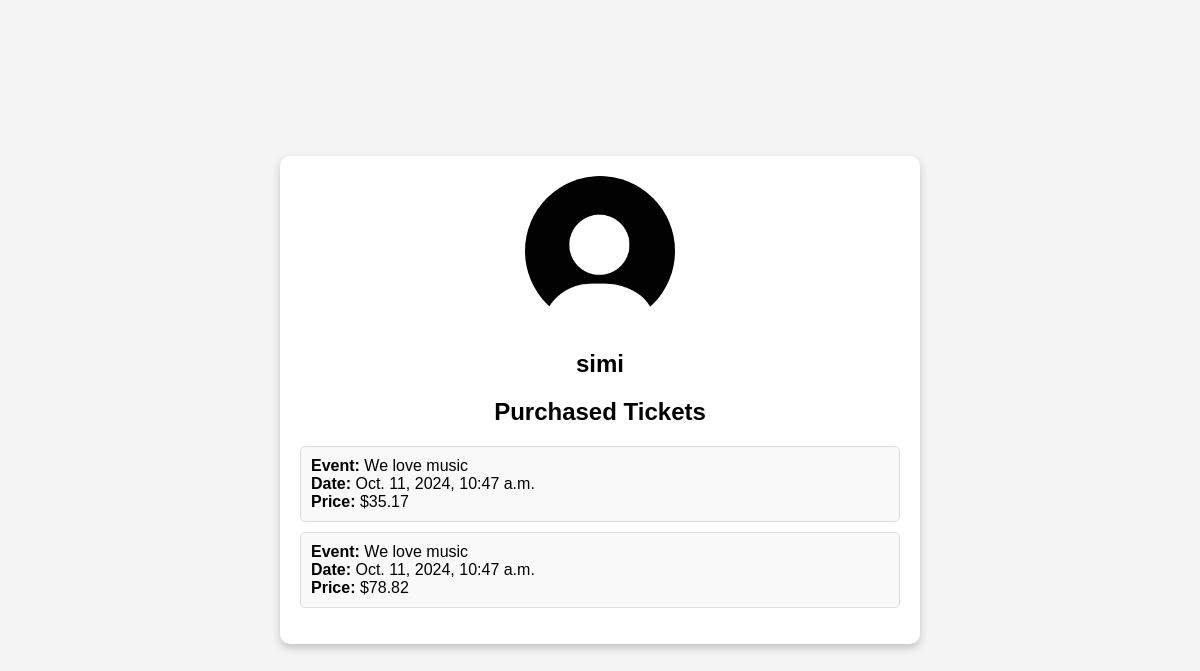
/profile/ (signed in), run on the app's committed database.
### page/models.py (models this page shows)
class Ticket(models.Model):
    event = models.ForeignKey(Event, on_delete=models.CASCADE)
    user = models.ForeignKey(User, on_delete=models.CASCADE)
    quantity = models.IntegerField()
    total_price = models.FloatField()
    card_number = models.CharField(max_length=16, default='0000000000000000')
    expiration_date = models.CharField(max_length=5, default='00/00') # Format: MM/YY
    cvv = models.CharField(max_length=4, default='0000')

class Event(models.Model):
    name = models.CharField(max_length=255)
    img_url = models.CharField(max_length=255)
    category = models.CharField(max_length=100)
    description = models.TextField()
    start_date = models.DateTimeField()
    end_date = models.DateTimeField()

### page/views.py (the view)
# urls.py: path('profile/', user_profile, name='user-profile'),
def user_profile(request):
    if request.user.is_authenticated:
        tickets = Ticket.objects.filter(user=request.user)
        return render(request, 'user_profile.html', {'tickets': tickets})

### templates/user_profile.html (shortened to what this page needs)
{% load static %}
<!DOCTYPE html>
<html lang="en">
<head>
</head>
<body>
    <div class="profile-container">
        <div class="profile-image"></div>
        <div class="username">{{ user.username }}</div>
        <h2>Purchased Tickets</h2>
        <ul class="ticket-list">
            {% if tickets %}
                {% for ticket in tickets %}
                    <li class="ticket-item">
                        <strong>Event:</strong> {{ ticket.event.name }}<br>
                        <strong>Date:</strong> {{ ticket.event.start_date }}<br>
                        <strong>Price:</strong> ${{ ticket.total_price }}
                    </li>
                {% endfor %}
            {% else %}
                <p>You haven't purchased any tickets yet.</p>
            {% endif %}
        </ul>
    </div>
</body>
</html>

### templates/user_profile.html (style rules this page uses)
body { font-family: Arial, sans-serif; background-color: #f4f4f4; margin: 0; padding: 0; display: flex; flex-direction: column; align-items: center; justify-content: center; min-height: 100vh; }
.profile-container { background: white; padding: 20px; border-radius: 10px; box-shadow: 0 4px 8px rgba(0, 0, 0, 0.2); text-align: center; width: 80%; max-width: 600px; }
.profile-image { width: 150px; height: 150px; border-radius: 50%; background-image: url('/static/images/acc.jpg'); background-size: cover; background-position: center; background-repeat: no-repeat; display: inline-block; margin-bottom: 20px; }
.username { font-size: 24px; font-weight: bold; margin-bottom: 20px; }
.ticket-list { list-style-type: none; padding: 0; }
.ticket-item { background: #f9f9f9; padding: 10px; margin: 10px 0; border: 1px solid #ddd; border-radius: 5px; text-align: left; }

### data on the page
Ticket: event.name "We love music", event.start_date "Oct. 11, 2024, 10:47 a.m.", total_price "35.17"
Ticket: event.name "We love music", event.start_date "Oct. 11, 2024, 10:47 a.m.", total_price "78.82"

### other printed values
{{ user.username }} "simi"
